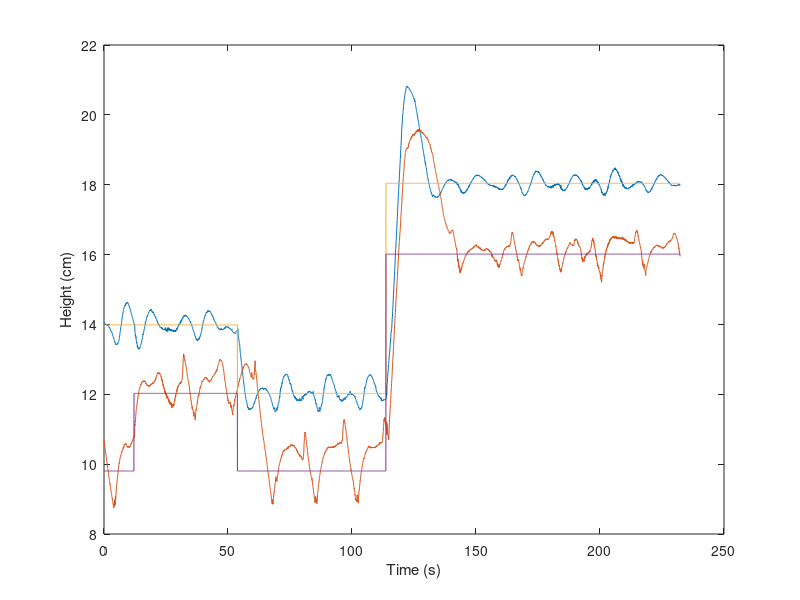
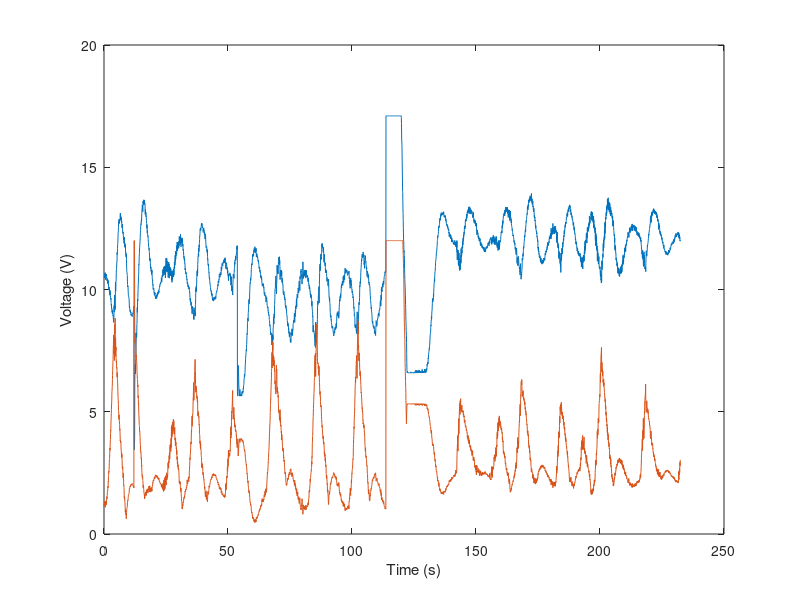

The MATLAB script that drew these images, in order:
%% PID plotter


Array = csvread('PID_newMaxes.csv');
Time_s = Array(:, 1) * 0.001;
Tank_1_Height = Array(:, 2) * 6.536;
Tank_2_Height = Array(:, 3) * 6.536;
Tank_1_Setpoint = Array(:, 6) * 6.536;
Tank_2_Setpoint = Array(:, 7) * 6.536;
figure(1)
plot(Time_s, Tank_1_Height, Time_s, Tank_2_Height, Time_s, Tank_1_Setpoint, Time_s, Tank_2_Setpoint)
xlabel("Time (s)");
ylabel("Height (cm)");

figure(2)
Motor_1_Input = Array(:, 4);
Motor_2_Input = Array(:, 5);
plot(Time_s, Motor_1_Input, Time_s, Motor_2_Input)
xlabel("Time (s)");
ylabel("Voltage (V)");